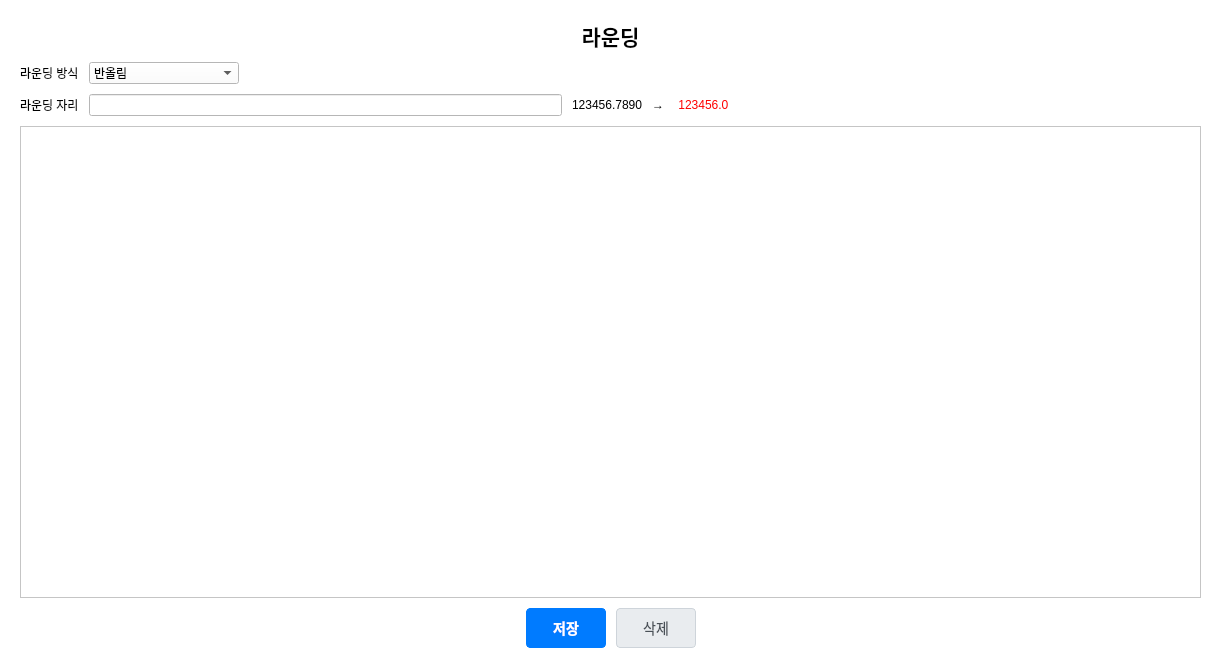
<?xml version="1.0" encoding="UTF-8"?>
<ui version="4.0">
 <class>RoundingWidget</class>
 <widget class="QWidget" name="RoundingWidget">
  <property name="geometry">
   <rect>
    <x>0</x>
    <y>0</y>
    <width>1221</width>
    <height>668</height>
   </rect>
  </property>
  <property name="windowTitle">
   <string>라운딩</string>
  </property>
  <property name="styleSheet">
   <string notr="true">background: white;
color: #000000;
</string>
  </property>
  <layout class="QVBoxLayout" name="verticalLayout">
   <property name="spacing">
    <number>10</number>
   </property>
   <property name="leftMargin">
    <number>20</number>
   </property>
   <property name="topMargin">
    <number>20</number>
   </property>
   <property name="rightMargin">
    <number>20</number>
   </property>
   <property name="bottomMargin">
    <number>20</number>
   </property>
   <item>
    <widget class="QLabel" name="title_label">
     <property name="font">
      <font>
       <pointsize>16</pointsize>
       <bold>true</bold>
      </font>
     </property>
     <property name="text">
      <string>라운딩</string>
     </property>
     <property name="alignment">
      <set>Qt::AlignmentFlag::AlignCenter</set>
     </property>
    </widget>
   </item>
   <item>
    <layout class="QHBoxLayout" name="rounding_method_layout">
     <property name="spacing">
      <number>10</number>
     </property>
     <item>
      <widget class="QLabel" name="rounding_method_label">
       <property name="styleSheet">
        <string notr="true">background: white;
color: #000000;
</string>
       </property>
       <property name="text">
        <string>라운딩 방식</string>
       </property>
      </widget>
     </item>
     <item>
      <widget class="QComboBox" name="rounding_method_combo">
       <property name="minimumSize">
        <size>
         <width>150</width>
         <height>0</height>
        </size>
       </property>
       <item>
        <property name="text">
         <string>반올림</string>
        </property>
       </item>
       <item>
        <property name="text">
         <string>올림</string>
        </property>
       </item>
       <item>
        <property name="text">
         <string>내림</string>
        </property>
       </item>
      </widget>
     </item>
     <item>
      <spacer name="horizontalSpacer">
       <property name="orientation">
        <enum>Qt::Orientation::Horizontal</enum>
       </property>
       <property name="sizeHint" stdset="0">
        <size>
         <width>40</width>
         <height>20</height>
        </size>
       </property>
      </spacer>
     </item>
    </layout>
   </item>
   <item>
    <layout class="QHBoxLayout" name="decimal_places_layout">
     <property name="spacing">
      <number>10</number>
     </property>
     <item>
      <widget class="QLabel" name="decimal_places_label">
       <property name="styleSheet">
        <string notr="true">background: white;
color: #000000;
</string>
       </property>
       <property name="text">
        <string>라운딩 자리</string>
       </property>
      </widget>
     </item>
     <item>
      <widget class="QLineEdit" name="decimal_places_edit">
       <property name="minimumSize">
        <size>
         <width>100</width>
         <height>0</height>
        </size>
       </property>
       <property name="placeholderText">
        <string/>
       </property>
      </widget>
     </item>
     <item>
      <widget class="QLabel" name="example_orignal_text">
       <property name="styleSheet">
        <string notr="true">background: white;
color: #000000;
</string>
       </property>
       <property name="text">
        <string>123456.7890   →</string>
       </property>
      </widget>
     </item>
     <item>
      <widget class="QLabel" name="example_label">
       <property name="styleSheet">
        <string notr="true">background: white;
margin-left:0;
color: red;</string>
       </property>
       <property name="text">
        <string> 123456.0</string>
       </property>
      </widget>
     </item>
     <item>
      <spacer name="horizontalSpacer_2">
       <property name="orientation">
        <enum>Qt::Orientation::Horizontal</enum>
       </property>
       <property name="sizeHint" stdset="0">
        <size>
         <width>40</width>
         <height>20</height>
        </size>
       </property>
      </spacer>
     </item>
    </layout>
   </item>
   <item>
    <widget class="QTableWidget" name="columns_table">
     <property name="minimumSize">
      <size>
       <width>0</width>
       <height>300</height>
      </size>
     </property>
     <property name="selectionBehavior">
      <enum>QAbstractItemView::SelectionBehavior::SelectRows</enum>
     </property>
     <property name="sortingEnabled">
      <bool>false</bool>
     </property>
    </widget>
   </item>
   <item>
    <layout class="QHBoxLayout" name="button_layout">
     <property name="spacing">
      <number>10</number>
     </property>
     <item>
      <spacer name="horizontalSpacer_3">
       <property name="orientation">
        <enum>Qt::Orientation::Horizontal</enum>
       </property>
       <property name="sizeHint" stdset="0">
        <size>
         <width>40</width>
         <height>20</height>
        </size>
       </property>
      </spacer>
     </item>
     <item>
      <widget class="QPushButton" name="save_button">
       <property name="minimumSize">
        <size>
         <width>80</width>
         <height>35</height>
        </size>
       </property>
       <property name="styleSheet">
        <string notr="true">QPushButton {
    color: #495057;
    background-color: #e9ecef;
    border: 1px solid #ced4da;
    padding: 8px;
    border-radius: 4px;
    font-size: 14px;
}
QPushButton:hover {
    background-color: #dee2e6;
}
QPushButton#save_button {
    color: #fff;
    background-color: #007bff;
    border-color: #007bff;
    font-weight: bold;
}
QPushButton#save_button:hover {
    color: #fff;
    background-color: #0069d9;
    border-color: #0062cc;
}
QPushButton#save_button:pressed {
    background-color: #0062cc;
    border-color: #005cbf;
}</string>
       </property>
       <property name="text">
        <string>저장</string>
       </property>
      </widget>
     </item>
     <item>
      <widget class="QPushButton" name="delete_btn">
       <property name="minimumSize">
        <size>
         <width>80</width>
         <height>35</height>
        </size>
       </property>
       <property name="styleSheet">
        <string notr="true">QPushButton {
    color: #495057;
    background-color: #e9ecef;
    border: 1px solid #ced4da;
    padding: 8px;
    border-radius: 4px;
    font-size: 14px;
}
QPushButton:hover {
    background-color: #dee2e6;
}</string>
       </property>
       <property name="text">
        <string>삭제</string>
       </property>
      </widget>
     </item>
     <item>
      <spacer name="horizontalSpacer_4">
       <property name="orientation">
        <enum>Qt::Orientation::Horizontal</enum>
       </property>
       <property name="sizeHint" stdset="0">
        <size>
         <width>40</width>
         <height>20</height>
        </size>
       </property>
      </spacer>
     </item>
    </layout>
   </item>
  </layout>
 </widget>
 <resources/>
 <connections/>
</ui>
